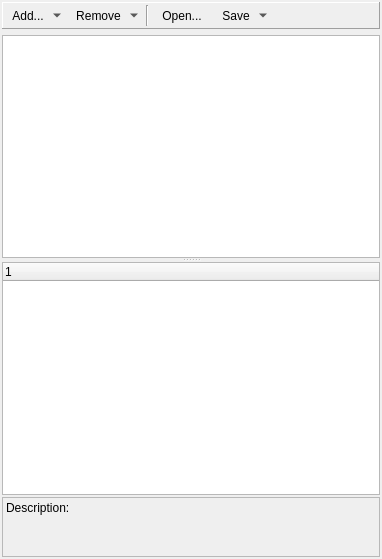
<?xml version="1.0" encoding="UTF-8"?>
<ui version="4.0">
 <class>SchedulerWizard</class>
 <widget class="QWidget" name="SchedulerWizard">
  <property name="geometry">
   <rect>
    <x>0</x>
    <y>0</y>
    <width>382</width>
    <height>559</height>
   </rect>
  </property>
  <property name="windowTitle">
   <string>Form</string>
  </property>
  <layout class="QGridLayout" name="gridLayout">
   <property name="margin">
    <number>2</number>
   </property>
   <item row="0" column="0">
    <widget class="QFrame" name="frameControl">
     <property name="frameShape">
      <enum>QFrame::Panel</enum>
     </property>
     <property name="frameShadow">
      <enum>QFrame::Raised</enum>
     </property>
     <layout class="QHBoxLayout" name="horizontalLayout">
      <property name="margin">
       <number>2</number>
      </property>
      <item>
       <widget class="QToolButton" name="tbtAdd">
        <property name="font">
         <font>
          <pointsize>9</pointsize>
         </font>
        </property>
        <property name="text">
         <string>Add...</string>
        </property>
        <property name="iconSize">
         <size>
          <width>20</width>
          <height>20</height>
         </size>
        </property>
        <property name="popupMode">
         <enum>QToolButton::MenuButtonPopup</enum>
        </property>
        <property name="toolButtonStyle">
         <enum>Qt::ToolButtonTextBesideIcon</enum>
        </property>
        <property name="autoRaise">
         <bool>true</bool>
        </property>
       </widget>
      </item>
      <item>
       <widget class="QToolButton" name="tbtRemove">
        <property name="font">
         <font>
          <pointsize>9</pointsize>
         </font>
        </property>
        <property name="text">
         <string>Remove</string>
        </property>
        <property name="iconSize">
         <size>
          <width>20</width>
          <height>20</height>
         </size>
        </property>
        <property name="popupMode">
         <enum>QToolButton::MenuButtonPopup</enum>
        </property>
        <property name="toolButtonStyle">
         <enum>Qt::ToolButtonTextBesideIcon</enum>
        </property>
        <property name="autoRaise">
         <bool>true</bool>
        </property>
       </widget>
      </item>
      <item>
       <widget class="Line" name="line_2">
        <property name="orientation">
         <enum>Qt::Vertical</enum>
        </property>
       </widget>
      </item>
      <item>
       <widget class="QToolButton" name="tbtOpen">
        <property name="font">
         <font>
          <pointsize>9</pointsize>
         </font>
        </property>
        <property name="text">
         <string>Open...</string>
        </property>
        <property name="toolButtonStyle">
         <enum>Qt::ToolButtonTextBesideIcon</enum>
        </property>
        <property name="autoRaise">
         <bool>true</bool>
        </property>
       </widget>
      </item>
      <item>
       <widget class="QToolButton" name="tbtSave">
        <property name="font">
         <font>
          <pointsize>9</pointsize>
         </font>
        </property>
        <property name="text">
         <string>Save</string>
        </property>
        <property name="iconSize">
         <size>
          <width>20</width>
          <height>20</height>
         </size>
        </property>
        <property name="popupMode">
         <enum>QToolButton::MenuButtonPopup</enum>
        </property>
        <property name="toolButtonStyle">
         <enum>Qt::ToolButtonTextBesideIcon</enum>
        </property>
        <property name="autoRaise">
         <bool>true</bool>
        </property>
       </widget>
      </item>
      <item>
       <spacer name="horizontalSpacer">
        <property name="orientation">
         <enum>Qt::Horizontal</enum>
        </property>
        <property name="sizeHint" stdset="0">
         <size>
          <width>100</width>
          <height>20</height>
         </size>
        </property>
       </spacer>
      </item>
     </layout>
    </widget>
   </item>
   <item row="1" column="0">
    <widget class="QSplitter" name="splitter">
     <property name="orientation">
      <enum>Qt::Vertical</enum>
     </property>
     <widget class="QTableWidget" name="tableWidgetExp">
      <property name="editTriggers">
       <set>QAbstractItemView::NoEditTriggers</set>
      </property>
      <property name="alternatingRowColors">
       <bool>false</bool>
      </property>
      <property name="selectionMode">
       <enum>QAbstractItemView::SingleSelection</enum>
      </property>
      <property name="showGrid">
       <bool>false</bool>
      </property>
      <property name="rowCount">
       <number>0</number>
      </property>
      <property name="columnCount">
       <number>1</number>
      </property>
      <attribute name="horizontalHeaderVisible">
       <bool>false</bool>
      </attribute>
      <attribute name="horizontalHeaderDefaultSectionSize">
       <number>200</number>
      </attribute>
      <attribute name="horizontalHeaderHighlightSections">
       <bool>true</bool>
      </attribute>
      <attribute name="horizontalHeaderMinimumSectionSize">
       <number>41</number>
      </attribute>
      <attribute name="verticalHeaderVisible">
       <bool>true</bool>
      </attribute>
      <column/>
     </widget>
     <widget class="QWidget" name="layoutWidget">
      <layout class="QVBoxLayout" name="verticalLayout">
       <property name="spacing">
        <number>2</number>
       </property>
       <item>
        <widget class="QTreeWidget" name="treeWidgetParam">
         <column>
          <property name="text">
           <string notr="true">1</string>
          </property>
         </column>
        </widget>
       </item>
       <item>
        <widget class="QLabel" name="lblDescription">
         <property name="minimumSize">
          <size>
           <width>0</width>
           <height>60</height>
          </size>
         </property>
         <property name="frameShape">
          <enum>QFrame::StyledPanel</enum>
         </property>
         <property name="frameShadow">
          <enum>QFrame::Plain</enum>
         </property>
         <property name="text">
          <string>Description:</string>
         </property>
         <property name="alignment">
          <set>Qt::AlignLeading|Qt::AlignLeft|Qt::AlignTop</set>
         </property>
         <property name="wordWrap">
          <bool>true</bool>
         </property>
         <property name="textInteractionFlags">
          <set>Qt::LinksAccessibleByMouse|Qt::TextSelectableByKeyboard|Qt::TextSelectableByMouse</set>
         </property>
        </widget>
       </item>
      </layout>
     </widget>
    </widget>
   </item>
  </layout>
 </widget>
 <resources/>
 <connections/>
</ui>
